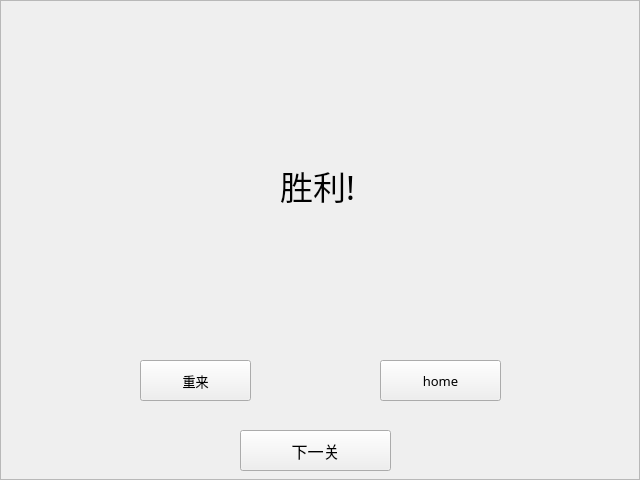
<?xml version="1.0" encoding="UTF-8"?>
<ui version="4.0">
 <class>Victory_Dialog</class>
 <widget class="QMainWindow" name="Victory_Dialog">
  <property name="geometry">
   <rect>
    <x>0</x>
    <y>0</y>
    <width>640</width>
    <height>480</height>
   </rect>
  </property>
  <property name="windowTitle">
   <string>MainWindow</string>
  </property>
  <widget class="QWidget" name="centralwidget">
   <layout class="QVBoxLayout" name="verticalLayout">
    <property name="spacing">
     <number>0</number>
    </property>
    <property name="leftMargin">
     <number>0</number>
    </property>
    <property name="topMargin">
     <number>0</number>
    </property>
    <property name="rightMargin">
     <number>0</number>
    </property>
    <property name="bottomMargin">
     <number>0</number>
    </property>
    <item>
     <widget class="QFrame" name="frame">
      <property name="styleSheet">
       <string notr="true">#frame{border-image: url(:/image/v_dialog);}</string>
      </property>
      <property name="frameShape">
       <enum>QFrame::StyledPanel</enum>
      </property>
      <property name="frameShadow">
       <enum>QFrame::Raised</enum>
      </property>
      <widget class="QLabel" name="label">
       <property name="geometry">
        <rect>
         <x>90</x>
         <y>20</y>
         <width>481</width>
         <height>221</height>
        </rect>
       </property>
       <property name="styleSheet">
        <string notr="true">#label{border-image: url(:/image/v_effect);}</string>
       </property>
       <property name="text">
        <string/>
       </property>
      </widget>
      <widget class="QLabel" name="label_2">
       <property name="geometry">
        <rect>
         <x>280</x>
         <y>160</y>
         <width>101</width>
         <height>51</height>
        </rect>
       </property>
       <property name="font">
        <font>
         <family>隶书</family>
         <pointsize>25</pointsize>
        </font>
       </property>
       <property name="styleSheet">
        <string notr="true">#label_2{
border-image: url(:/image/flowe);}</string>
       </property>
       <property name="text">
        <string>胜利!</string>
       </property>
      </widget>
      <widget class="QLabel" name="label_3">
       <property name="geometry">
        <rect>
         <x>340</x>
         <y>240</y>
         <width>51</width>
         <height>41</height>
        </rect>
       </property>
       <property name="styleSheet">
        <string notr="true">#label_3{
border-image: url(:/image/star);}</string>
       </property>
       <property name="text">
        <string/>
       </property>
      </widget>
      <widget class="QLabel" name="label_4">
       <property name="geometry">
        <rect>
         <x>280</x>
         <y>240</y>
         <width>51</width>
         <height>41</height>
        </rect>
       </property>
       <property name="styleSheet">
        <string notr="true">#label_4{
border-image: url(:/image/star);}</string>
       </property>
       <property name="text">
        <string/>
       </property>
      </widget>
      <widget class="QLabel" name="label_5">
       <property name="geometry">
        <rect>
         <x>310</x>
         <y>190</y>
         <width>51</width>
         <height>51</height>
        </rect>
       </property>
       <property name="styleSheet">
        <string notr="true">#label_5{
border-image: url(:/image/star);}</string>
       </property>
       <property name="text">
        <string/>
       </property>
      </widget>
      <widget class="QToolButton" name="toolButton">
       <property name="geometry">
        <rect>
         <x>140</x>
         <y>360</y>
         <width>111</width>
         <height>41</height>
        </rect>
       </property>
       <property name="font">
        <font>
         <family>隶书</family>
         <pointsize>10</pointsize>
        </font>
       </property>
       <property name="styleSheet">
        <string notr="true">#toolButton {
border-image: url(:/image/btn_normal);}
#toolButton:hover {
border-image: url(:/image/btn_hover);}
#toolButton:pressed {
border-image: url(:/image/btn_pressed);
}</string>
       </property>
       <property name="text">
        <string>重来</string>
       </property>
      </widget>
      <widget class="QToolButton" name="toolButton_2">
       <property name="geometry">
        <rect>
         <x>380</x>
         <y>360</y>
         <width>121</width>
         <height>41</height>
        </rect>
       </property>
       <property name="font">
        <font>
         <family>隶书</family>
         <pointsize>10</pointsize>
        </font>
       </property>
       <property name="styleSheet">
        <string notr="true">#toolButton_2 {
border-image: url(:/image/btn_normal);}
#toolButton_2:hover {
border-image: url(:/image/btn_hover);}
#toolButton_2:pressed {
border-image: url(:/image/btn_pressed);
}</string>
       </property>
       <property name="text">
        <string>home</string>
       </property>
      </widget>
      <widget class="QToolButton" name="toolButton_3">
       <property name="geometry">
        <rect>
         <x>240</x>
         <y>430</y>
         <width>151</width>
         <height>41</height>
        </rect>
       </property>
       <property name="font">
        <font>
         <family>隶书</family>
         <pointsize>12</pointsize>
        </font>
       </property>
       <property name="styleSheet">
        <string notr="true">#toolButton_3 {
border-image: url(:/image/btn_normal);}
#toolButton_3:hover {
border-image: url(:/image/btn_hover);}
#toolButton_3:pressed {
border-image: url(:/image/btn_pressed);
}</string>
       </property>
       <property name="text">
        <string>下一关</string>
       </property>
      </widget>
      <widget class="QLabel" name="label_6">
       <property name="geometry">
        <rect>
         <x>200</x>
         <y>180</y>
         <width>271</width>
         <height>191</height>
        </rect>
       </property>
       <property name="styleSheet">
        <string notr="true">#label_6{
border-image: url(:/image/flower);}</string>
       </property>
       <property name="text">
        <string/>
       </property>
      </widget>
     </widget>
    </item>
   </layout>
  </widget>
 </widget>
 <resources/>
 <connections/>
</ui>
